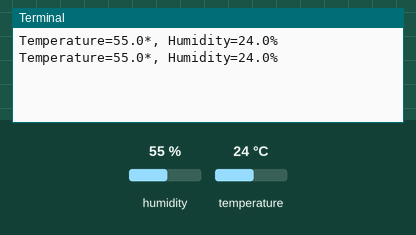
Simulated run of this program. Board: Raspberry Pi (BCM pin numbers). On the bench: the last lines printed to the terminal. Inputs (shaded band) come from the test bench; at power-on: humidity 55 %, temperature 24 °C.

Above: at 1.2 s.
1.3 s: humidity set to 22 %
At 2.0 s:
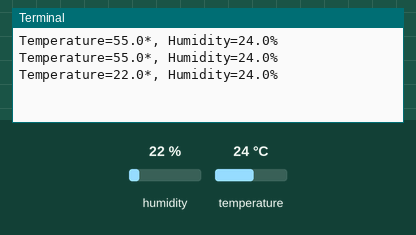
2.8 s: temperature set to 12 °C
At 3.6 s:
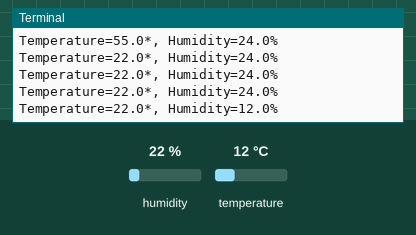
4.3 s: humidity set to 40 %
At 4.3 s:
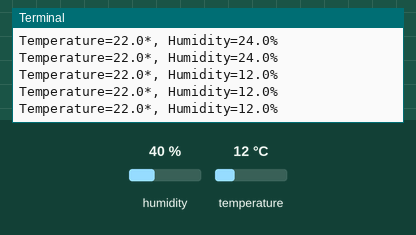
Timing chart, 0 to 7.3 s (numbered marks = the images above; inputs shaded):
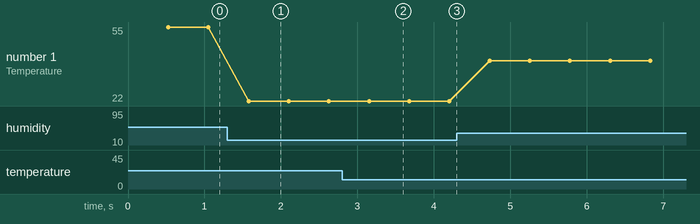

Measured:
- after the input at 1.3 s, the terminal: prints a new line after 0.28 s (image 1)
- after the input at 2.8 s, the terminal: prints a new line after 0.35 s (image 2)
- plotted number 1: 55 → 22 after the input at 1.3 s, 22 → 40 after the input at 4.3 s

The program:

dht11.py
```python
import Adafruit_DHT

sensor = Adafruit_DHT.DHT11
DHT_PIN = 2

try:
    while True:
        h,t = Adafruit_DHT.read_retry(sensor, DHT_PIN)
        if h is not None and t is not None:
            print('Temperature=%.1f*, Humidity=%.1f%%' %(h,t)) #뒤에 humidity에 %두개는 하나는 서식 하나는 %를 출력
        else:
            print('Read Error')

finally:
    print('bye')
```
